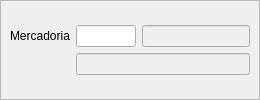
                       <widget class="QWidget" name="page_mercadoria">
                        <property name="maximumSize">
                         <size>
                          <width>16777215</width>
                          <height>16777215</height>
                         </size>
                        </property>
                        <layout class="QGridLayout" name="gridLayout_8">
                         <property name="leftMargin">
                          <number>0</number>
                         </property>
                         <property name="topMargin">
                          <number>0</number>
                         </property>
                         <property name="rightMargin">
                          <number>0</number>
                         </property>
                         <property name="bottomMargin">
                          <number>0</number>
                         </property>
                         <property name="horizontalSpacing">
                          <number>6</number>
                         </property>
                         <item row="0" column="0">
                          <widget class="QFrame" name="frameFormLayout_mercadoria">
                           <property name="frameShape">
                            <enum>QFrame::StyledPanel</enum>
                           </property>
                           <property name="frameShadow">
                            <enum>QFrame::Raised</enum>
                           </property>
                           <layout class="QFormLayout" name="formLayout_4">
                            <property name="labelAlignment">
                             <set>Qt::AlignLeading|Qt::AlignLeft|Qt::AlignVCenter</set>
                            </property>
                            <property name="formAlignment">
                             <set>Qt::AlignCenter</set>
                            </property>
                            <item row="0" column="0">
                             <widget class="QLabel" name="label_mercadoria">
                              <property name="text">
                               <string>Mercadoria</string>
                              </property>
                             </widget>
                            </item>
                            <item row="0" column="1">
                             <layout class="QHBoxLayout" name="horizontalLayout_mercadoria">
                              <item>
                               <widget class="QLineEdit" name="lineEdit_mercadoria_id">
                                <property name="maximumSize">
                                 <size>
                                  <width>60</width>
                                  <height>16777215</height>
                                 </size>
                                </property>
                               </widget>
                              </item>
                              <item>
                               <widget class="QLineEdit" name="lineEdit_mercadoria">
                                <property name="enabled">
                                 <bool>false</bool>
                                </property>
                               </widget>
                              </item>
                             </layout>
                            </item>
                            <item row="1" column="1">
                             <layout class="QHBoxLayout" name="horizontalLayout_4">
                              <item>
                               <widget class="QLineEdit" name="lineEdit_marca_mercadoria">
                                <property name="enabled">
                                 <bool>false</bool>
                                </property>
                               </widget>
                              </item>
                             </layout>
                            </item>
                           </layout>
                          </widget>
                         </item>
                        </layout>
                       </widget>
